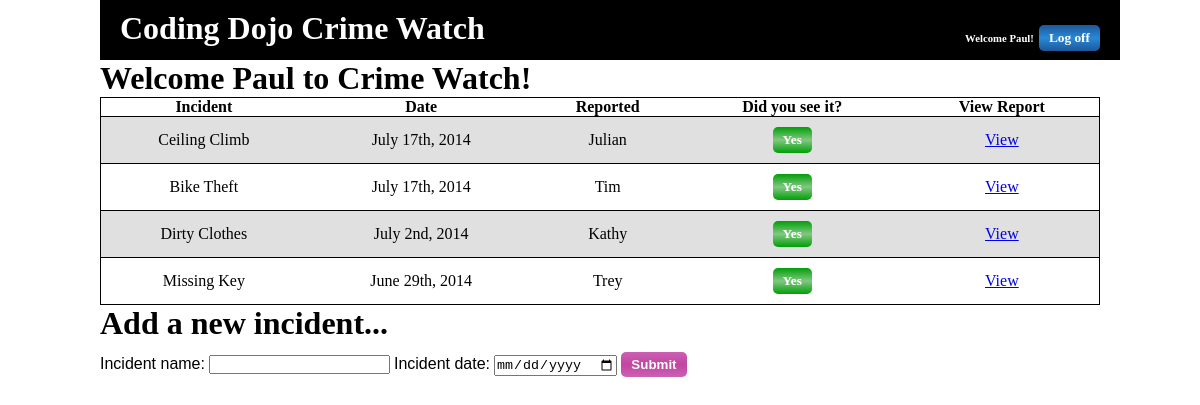
Screenshot of /crime_dashboard.php (signed in) with the database file from the repository.
### tables this page shows
CREATE TABLE `users` (
  `id` int(11) NOT NULL AUTO_INCREMENT,
  `first_name` varchar(45) DEFAULT NULL,
  `last_name` varchar(45) DEFAULT NULL,
  `email` varchar(45) DEFAULT NULL,
  `password` varchar(45) DEFAULT NULL,
  `created_on` datetime DEFAULT NULL,
  `updated_on` datetime DEFAULT NULL,
  PRIMARY KEY (`id`)
);

CREATE TABLE `incidents` (
  `id` int(11) NOT NULL AUTO_INCREMENT,
  `name` varchar(45) DEFAULT NULL,
  `created_on` date DEFAULT NULL,
  `updated_on` datetime DEFAULT NULL,
  `creator_id` int(11) DEFAULT NULL,
  PRIMARY KEY (`id`),
  KEY `creator_idx` (`creator_id`)
);

### new-connection.php (called while the page is built, shortened)
<?php
$connection = new mysqli(DB_HOST, DB_USER, DB_PASS, DB_DATABASE);
function fetch_all($query)
{
	$data = array();
	global $connection;
	$result = $connection->query($query);
	while($row = mysqli_fetch_assoc($result))
	{
		$data[] = $row;
	}
	return $data;
}
function fetch_record($query)
{
	global $connection;
	$result = $connection->query($query);
	return mysqli_fetch_assoc($result);
}
?>

### crime_dashboard.php (the view, shortened to what this page needs)
<?php
    include 'new-connection.php';
    if (isset($_SESSION['userid'])) {
        $userid = $_SESSION['userid'];
        $query = "SELECT * FROM users WHERE id ='" . $userid . "'";
        $userinfo = fetch_record($query);
        $first = $userinfo['first_name'];
    } else {
        header('location: logoff.php');
    }
?>
<!DOCTYPE HTML>
<html>
<head>
    <link rel="stylesheet" href="//code.jquery.com/ui/1.11.0/themes/smoothness/jquery-ui.css">
    <link rel="stylesheet" type="text/css" href="css.css">
</head>
<body>
<div id="container">
    <div id="wrapper">
        <div id="title">
        <h1>Coding Dojo Crime Watch</h1>
            <div id="user">
                <?php
                    if(isset($userinfo)){
                        echo "<h6>Welcome " . $first . "!  </h6>";
                        echo "<a href='logoff.php' class='button blue'>Log off</a>";
                    }else{
                        echo "<a href='index.php' class='button blue'>Log in</a>";
                    }
                ?>
            </div>
        </div>
        <div id="body">
            <h1>Welcome <?php echo $first ?> to Crime Watch!</h1>
            <table>
                <thead>
                    <tr>
                        <th>Incident</th>
                        <th>Date</th>
                        <th>Reported</th>
                        <th>Did you see it?</th>
                        <th>View Report</th>
                    </tr>
                </thead>
                <tbody>
                    <?php
                    $query = "SELECT incidents.id, incidents.name, incidents.created_on, users.first_name FROM incidents JOIN users ON users.id=incidents.creator_id ORDER BY incidents.created_on DESC";
                    $results = fetch_all($query);
                    $i=0;
                    foreach ($results as $result) {
                        echo "<tr ";
                        if ($i%2==0){
                            echo "class= 'gray'";
                        }
                        echo "><td>" . $result['name'] . " </td><td>" . date('F jS, Y',strtotime($result['created_on'])) . "</td><td>" . $result['first_name'] . "</td>";
                        echo "<td><a href='witnessed.php?user_id={$userid}&incident_id={$result['id']}' class='button green'>Yes</a></td>";
                        echo "<td><a href='incident_report.php?incident_id={$result['id']}'>View</a></td><tr>";
                        $i++;
                    }
                    ?>
                </tbody>
            </table>
            <h1>Add a new incident...</h1>
            <form action="incident.php" method="post">
                <label>Incident name:</label>
                <input type='text' name='name'>
                <label>Incident date:</label>
                <input type='date' name='date'>
                <input type='submit' nvalue='Add Incident' class='button purple'>
            </form>
        </div>
	</div>
</div>
</body>
</html>

### css.css (style rules this page uses)
* { margin: 0; padding: 0; }
label { font-family: 'Oswald', sans-serif; }
table { width: 100%; border: 1px solid #000000; border-collapse: collapse; }
tr { border: 1px solid #000000; }
td { text-align: center; }
.button { border: 0px; display: inline-block; border-radius: 5px; margin: 10px 0px; padding: 5px 10px; text-align: center; font-size: 10pt; font-weight: bolder; text-decoration: none; color: #FFFFFF; }
.blue { background: linear-gradient(#1e5799,#2989d8,#1e5799); }
.green { background: linear-gradient(#009f07,#83c783,#009f07); }
.purple { background: linear-gradient(#cb60b3,#c146a1,#cb60b3); }
.gray { background-color: #E0E0E0; }
#container { position: fixed; top: 0px; right: 0px; left: 0px; bottom: 0px; overflow: scroll; }
#wrapper { position: relative; width: 1000px; margin: 0px auto; }
#title { position:relative; vertical-align: top; width: 1000px; height: 40px; padding: 10px 10px; background-color: #000000; color: #FFFFFF; }
#title h1 { height: 40px; margin-left: 10px; }
#user { display: inline-block; position: absolute; right: 0px; top: 0px; height: 30px; width: 200px; vertical-align: top; text-align: right; margin: 5px 10px; padding: 10px; }
#user h6 { display: inline-block; margin-right: 5px; }

### rows the page displays
users: first_name "Paul"
incidents: name "Ceiling Climb", created_on "July 17th, 2014", creator.first_name "Julian"
incidents: name "Bike Theft", created_on "July 17th, 2014", creator.first_name "Tim"
incidents: name "Dirty Clothes", created_on "July 2nd, 2014", creator.first_name "Kathy"
incidents: name "Missing Key", created_on "June 29th, 2014", creator.first_name "Trey"
